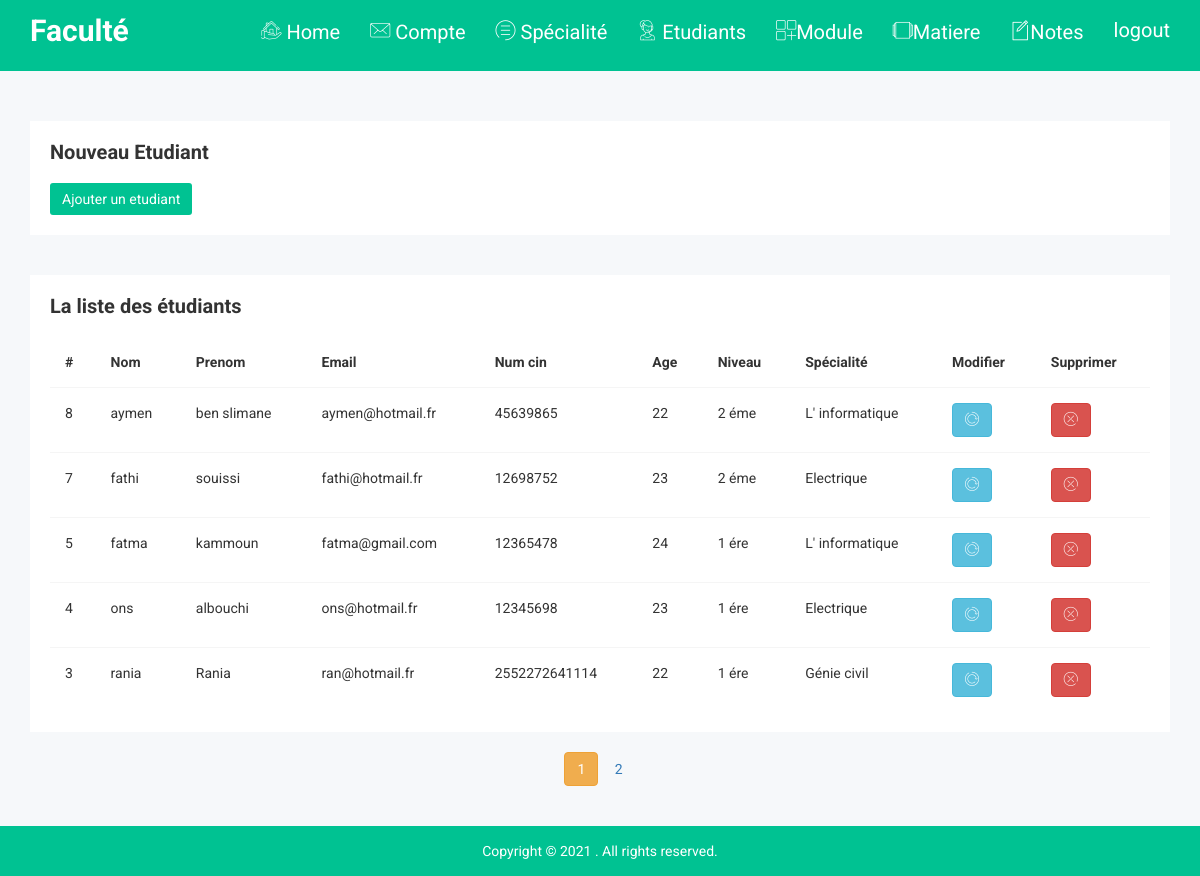
The page /etudiants (signed in) on the database its author committed.
### flaskgestion/models.py (models this page shows, shortened)
class Etudiant(db.Model):
    id = db.Column(db.Integer, primary_key=True)
    numCin =db.Column(db.Integer,unique=True, nullable=False)
    nom = db.Column(db.String(20), nullable=False)
    prenom = db.Column(db.String(20), nullable=False)
    email = db.Column(db.String(100),unique=True, nullable=False)
    age = db.Column(db.Integer, nullable=False)
    niveau = db.Column(db.String(20), nullable=False)
    specialite_id = db.Column(db.Integer, db.ForeignKey('specialite.id'), nullable=False)
    s1notes = db.relationship('S1Note', cascade="all,delete", backref='EtudinatsS1Notes', lazy=True)
    s2notes = db.relationship('S2Note', cascade="all,delete", backref='EtudinatsS2Notes', lazy=True)

class Specialite(db.Model):
    id = db.Column(db.Integer, primary_key=True)
    nomSpecialite = db.Column(db.String(100), unique=True, nullable=False)
    etudiants = db.relationship('Etudiant', cascade="all,delete", backref='ESpecialite', lazy=True)

### flaskgestion/routes.py (the view, shortened to what this page needs)
@app.route('/etudiants',  methods=['GET', 'POST'])
@login_required
def etudiants():
    form = EtudiantForm()
    niveau=request.form.get('niveau')
    specialites= Specialite.query.all()
    specialites= Specialite.query.all()
    page = request.args.get('page', 1, type=int)
    etudiants = Etudiant.query.order_by(Etudiant.id.desc()).paginate(page=page, per_page=5)
    return render_template('etudiants.html', title='Etudiants' , form=form ,specialites = specialites, etudiants=etudiants)

### flaskgestion/models.py (called while the page is built)
@login_manager.user_loader
def load_user(user_id):
    return User.query.get(int(user_id))

### flaskgestion/templates/etudiants.html (shortened to what this page needs)
{% extends "navbar.html" %}
{% block content %}
<div class="modals-area">
    <div class="container">
        {% if current_user.role =='admin' %}
        <div class="row">
            <div class="col-lg-12 col-md-12 col-sm-12 col-xs-12">
                <div class="modals-list mg-t-30">
                    <div class="modals-single">
                        <div class="modals-hd">
                            <h2>Nouveau Etudiant</h2>
                        </div>
                        <div class="modals-default-cl">
                            <button type="button" class="btn btn-info" data-toggle="modal"
                                data-target="#myModalone">Ajouter un etudiant</button>
                        </div>
                    </div>
                </div>
            </div>
        </div>
        {% endif %}
    </div>
</div>
<br><br>
<div class="normal-table-area">
    <div class="container">
        <div class="row">
            <div class="col-lg-12 col-md-12 col-sm-12 col-xs-12">
                <div class="normal-table-list">
                    <div class="basic-tb-hd">
                        <h2>La liste des étudiants</h2>
                    </div>
                    <div class="bsc-tbl">
                        <table class="table table-sc-ex">
                            <thead>
                                <tr>
                                    <th>#</th>
                                    <th>Nom</th>
                                    <th>Prenom</th>
                                    <th>Email</th>
                                    <th>Num cin</th>
                                    <th>Age</th>
                                    <th>Niveau</th>
                                    <th>Spécialité</th>
                                    {% if current_user.role =='admin' %}
                                    <th>Modifier</th>
                                    <th>Supprimer</th>
                                    {% endif %}
                                </tr>
                            </thead>
                            <tbody>
                                {% for etudiant in etudiants.items %}
                                <tr>
                                    <td>{{ etudiant.id }}</td>
                                    <td>{{ etudiant.nom }}</td>
                                    <td>{{ etudiant.prenom }}</td>
                                    <td>{{ etudiant.email }}</td>
                                    <td>{{ etudiant.numCin}}</td>
                                    <td>{{ etudiant.age}}</td>
                                    <td>{{ etudiant.niveau }}</td>
                                    <td>{{ etudiant.ESpecialite.nomSpecialite }}</td>
                                    {% if current_user.role =='admin' %}
                                    <td> <a href="/updateEtudiant/{{etudiant.id}}" class="btn btn-info info-icon-notika"
                                            data-toggle="modal" data-target="#modaledit{{etudiant.id}}"><i
                                                class="notika-icon notika-refresh"></i></a>
                                    </td>
                                    <td>
                                        <form action="{{ url_for('deleteEtudiant') }}" method="POST">
                                            <button type="submit" class="btn btn-danger danger-icon-notika"><i
                                                    class="notika-icon notika-close"></i></button>
                                            {% endif %}
                                        </form>
                                    </td>
                                </tr>
                                {% endfor %}
                            </tbody>
                        </table>
                    </div>
                </div>
            </div>
        </div>
        <br>
        <div>
            <ul class="wizard-nav-ac">
                {% for page_num in etudiants.iter_pages(left_edge=1, right_edge=1, left_current=1, right_current=2) %}
                {% if page_num %}
                {% if etudiants.page == page_num %}
                <a class="btn btn-warning mb-4" href="{{ url_for('etudiants', page=page_num) }}">{{ page_num }}</a>
                {% else %}
                <a class="btn btn-outline-lightblue mb-4" href="{{ url_for('etudiants', page=page_num) }}">{{ page_num
                    }}</a>
                {% endif %}
                {% else %}
                ...
                {% endif %}
                {% endfor %}
            </ul>
        </div>
    </div>
</div>
{% endblock content %}

### flaskgestion/templates/navbar.html (shortened to what this page needs)
<!doctype html>
<html class="no-js" lang="">
<head>
  <link rel="stylesheet" href="static/css/bootstrap.min.css">
  <link rel="stylesheet" href="static/css/font-awesome.min.css">
  <link rel="stylesheet" href="static/css/owl.carousel.css">
  <link rel="stylesheet" href="static/css/owl.theme.css">
  <link rel="stylesheet" href="static/css/owl.transitions.css">
  <link rel="stylesheet" href="static/css/meanmenu/meanmenu.min.css">
  <link rel="stylesheet" href="static/css/animate.css">
  <link rel="stylesheet" href="static/css/normalize.css">
  <link rel="stylesheet" href="static/css/scrollbar/jquery.mCustomScrollbar.min.css">
  <link rel="stylesheet" href="static/css/jvectormap/jquery-jvectormap-2.0.3.css">
  <link rel="stylesheet" href="static/css/notika-custom-icon.css">
  <link rel="stylesheet" href="static/css/wave/waves.min.css">
  <link rel="stylesheet" href="static/css/main.css">
  <link rel="stylesheet" href="static/style.css">
  <link rel="stylesheet" href="static/css/responsive.css">
</head>
<body>
  <div class="header-top-area">
    <div class="container">
      <div class="row">
        <div class="col-lg-1 col-md-1 col-sm-12 col-xs-12">
          <div class="logo-area">
            <a href="{{ url_for('home') }}"><h2 style="color:white">Faculté</h2></a>
          </div>
        </div>
        <div class="col-lg-11 col-md-11 col-sm-12 col-xs-12">
          <div class="header-top-menu">
            <ul class="nav navbar-nav notika-top-nav">
              <li><a href="{{ url_for('home') }}"><i class="notika-icon notika-house"></i> Home</a>
              </li>
              {% if current_user.role=='admin' %}
              <li><a href="{{ url_for('users') }}"> <i class="notika-icon notika-mail"></i> Compte</a>
            </li>
            {% endif %}
              <li><a href="{{ url_for('addSpecialite') }}"> <i class="notika-icon notika-menus"></i> Spécialité</a>
              </li>
              <li><a href="{{ url_for('etudiants') }}"><i class="notika-icon notika-support"></i> Etudiants</a>
              </li>
              <li class="nav-item dropdown"><a href="{{ url_for('Modules') }}"><i
                    class="notika-icon notika-app"></i>Module</a>
              </li>
<li><a href="{{ url_for('matiers') }}"><i class="notika-icon notika-windows"></i>Matiere</a>
              </li>
              <li class="nav-item"><a href="#" data-toggle="dropdown" role="button" aria-expanded="false"
                  class="nav-link dropdown-toggle">
                  <i class="notika-icon notika-edit"></i>Notes</a>
              {% if current_user.is_authenticated %}
              <li><a href="{{ url_for('logout') }}">logout</a>
                {% else %}
              </li>
              <li><a href="{{ url_for('login') }}">login</a>
              </li>
              {% endif %}
            </ul>
          </div>
        </div>
      </div>
    </div>
  </div>
  <br>
  {% block content %}
  {% endblock %}
  <div class="footer-copyright-area">
    <div class="container">
      <div class="row">
        <div class="col-lg-12 col-md-12 col-sm-12 col-xs-12">
          <div class="footer-copy-right">
            <p>Copyright © 2021
              . All rights reserved.</p>
          </div>
        </div>
      </div>
    </div>
  </div>
</body>
</html>

### flaskgestion/static/css/main.css (style rules this page uses)
html { color: #222; font-size: 1em; line-height: 1.4; }

### rows shown on the page
Etudiant: id "8", nom "aymen", prenom "ben slimane", email "aymen@hotmail.fr", numCin "45639865", age "22", niveau "2 éme", ESpecialite.nomSpecialite "L' informatique"
Etudiant: id "7", nom "fathi", prenom "souissi", email "fathi@hotmail.fr", numCin "12698752", age "23", niveau "2 éme", ESpecialite.nomSpecialite "Electrique"
Etudiant: id "5", nom "fatma", prenom "kammoun", email "fatma@gmail.com", numCin "12365478", age "24", niveau "1 ére", ESpecialite.nomSpecialite "L' informatique"
Etudiant: id "4", nom "ons", prenom "albouchi", email "ons@hotmail.fr", numCin "12345698", age "23", niveau "1 ére", ESpecialite.nomSpecialite "Electrique"
Etudiant: id "3", nom "rania", prenom "Rania", email "ran@hotmail.fr", numCin "2552272641114", age "22", niveau "1 ére", ESpecialite.nomSpecialite "Génie civil"

### other values the page prints
{{ page_num }} "1"
{{ page_num }} "2"
